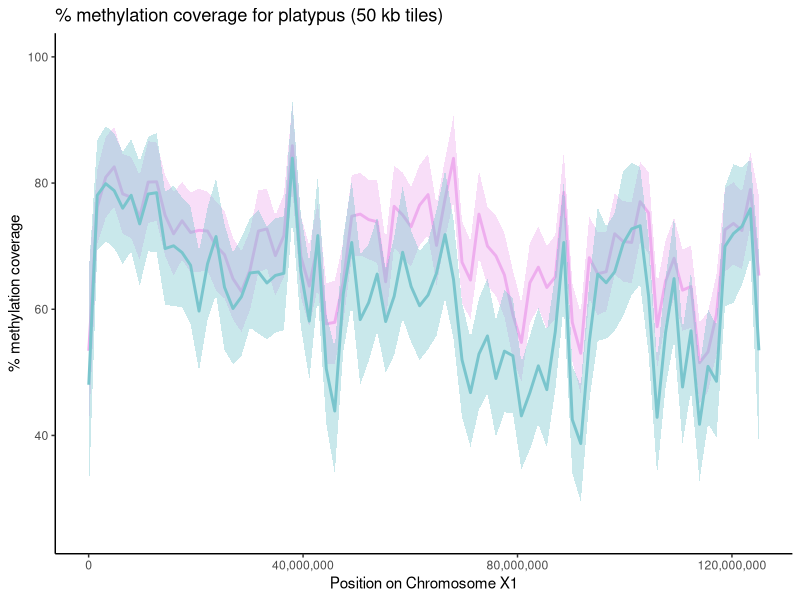

This figure's R source: (Note: this script raises an error after producing the figure.)
##Set working directory
setwd("/Users/ashleymilton/Desktop/ChIP data local/Platypus_methylation")

#New male and female files

Platypus_RRBS_M <- read.delim("PlatypusRRBS_MaleTiles_50kb.txt", header = TRUE)
Platypus_RRBS_F <- read.delim("PlatypusRRBS_FemaleTiles_50kb.txt", header = TRUE)

Platypus_RRBS_M$percent_coverage <- ((Platypus_RRBS_M$numCs)/(Platypus_RRBS_M$coverage))*100
Platypus_RRBS_F$percent_coverage <- ((Platypus_RRBS_F$numCs)/(Platypus_RRBS_F$coverage))*100

Platypus_RRBS_M_small <- subset(Platypus_RRBS_M, select=-c(4, 5, 6, 7))
#Platypus_RRBS_M_small <- Platypus_RRBS_M_small[!(Platypus_RRBS_M_small$chr=="NC_000891.1"),]
Platypus_RRBS_F_small <- subset(Platypus_RRBS_F, select=-c(4, 5, 6, 7))

Platypus_RRBS_M_small$midpoint <- Platypus_RRBS_M_small$end - ((Platypus_RRBS_M_small$end - Platypus_RRBS_M_small$start)/2)
Platypus_RRBS_F_small$midpoint <- Platypus_RRBS_F_small$end - ((Platypus_RRBS_F_small$end - Platypus_RRBS_F_small$start)/2)


Platypus_RRBS_M_1 <- Platypus_RRBS_M_small[(Platypus_RRBS_M_small$chr=="NC_041728.1"),]
Platypus_RRBS_M_2 <- Platypus_RRBS_M_small[(Platypus_RRBS_M_small$chr=="NC_041729.1"),]
Platypus_RRBS_M_3 <- Platypus_RRBS_M_small[(Platypus_RRBS_M_small$chr=="NC_041730.1"),]
Platypus_RRBS_M_4 <- Platypus_RRBS_M_small[(Platypus_RRBS_M_small$chr=="NC_041731.1"),]
Platypus_RRBS_M_5 <- Platypus_RRBS_M_small[(Platypus_RRBS_M_small$chr=="NC_041732.1"),]
Platypus_RRBS_M_6 <- Platypus_RRBS_M_small[(Platypus_RRBS_M_small$chr=="NC_041733.1"),]
Platypus_RRBS_M_7 <- Platypus_RRBS_M_small[(Platypus_RRBS_M_small$chr=="NC_041734.1"),]
Platypus_RRBS_M_8 <- Platypus_RRBS_M_small[(Platypus_RRBS_M_small$chr=="NC_041735.1"),]
Platypus_RRBS_M_9 <- Platypus_RRBS_M_small[(Platypus_RRBS_M_small$chr=="NC_041736.1"),]
Platypus_RRBS_M_10 <- Platypus_RRBS_M_small[(Platypus_RRBS_M_small$chr=="NC_041737.1"),]
Platypus_RRBS_M_11 <- Platypus_RRBS_M_small[(Platypus_RRBS_M_small$chr=="NC_041738.1"),]
Platypus_RRBS_M_12 <- Platypus_RRBS_M_small[(Platypus_RRBS_M_small$chr=="NC_041739.1"),]
Platypus_RRBS_M_13 <- Platypus_RRBS_M_small[(Platypus_RRBS_M_small$chr=="NC_041740.1"),]
Platypus_RRBS_M_14 <- Platypus_RRBS_M_small[(Platypus_RRBS_M_small$chr=="NC_041741.1"),]
Platypus_RRBS_M_15 <- Platypus_RRBS_M_small[(Platypus_RRBS_M_small$chr=="NC_041742.1"),]
Platypus_RRBS_M_16 <- Platypus_RRBS_M_small[(Platypus_RRBS_M_small$chr=="NC_041743.1"),]
Platypus_RRBS_M_17 <- Platypus_RRBS_M_small[(Platypus_RRBS_M_small$chr=="NC_041744.1"),]
Platypus_RRBS_M_18 <- Platypus_RRBS_M_small[(Platypus_RRBS_M_small$chr=="NC_041745.1"),]
Platypus_RRBS_M_19 <- Platypus_RRBS_M_small[(Platypus_RRBS_M_small$chr=="NC_041746.1"),]
Platypus_RRBS_M_20 <- Platypus_RRBS_M_small[(Platypus_RRBS_M_small$chr=="NC_041747.1"),]
Platypus_RRBS_M_21 <- Platypus_RRBS_M_small[(Platypus_RRBS_M_small$chr=="NC_041748.1"),]
Platypus_RRBS_M_X1 <- Platypus_RRBS_M_small[(Platypus_RRBS_M_small$chr=="NC_041749.1"),]
Platypus_RRBS_M_X2 <- Platypus_RRBS_M_small[(Platypus_RRBS_M_small$chr=="NC_041750.1"),]
Platypus_RRBS_M_X3 <- Platypus_RRBS_M_small[(Platypus_RRBS_M_small$chr=="NC_041751.1"),]
Platypus_RRBS_M_X4 <- Platypus_RRBS_M_small[(Platypus_RRBS_M_small$chr=="NC_041752.1"),]
Platypus_RRBS_M_X5 <- Platypus_RRBS_M_small[(Platypus_RRBS_M_small$chr=="NC_041753.1"),]


Platypus_RRBS_F_1 <- Platypus_RRBS_F_small[(Platypus_RRBS_F_small$chr=="NC_041728.1"),]
Platypus_RRBS_F_2 <- Platypus_RRBS_F_small[(Platypus_RRBS_F_small$chr=="NC_041729.1"),]
Platypus_RRBS_F_3 <- Platypus_RRBS_F_small[(Platypus_RRBS_F_small$chr=="NC_041730.1"),]
Platypus_RRBS_F_4 <- Platypus_RRBS_F_small[(Platypus_RRBS_F_small$chr=="NC_041731.1"),]
Platypus_RRBS_F_5 <- Platypus_RRBS_F_small[(Platypus_RRBS_F_small$chr=="NC_041732.1"),]
Platypus_RRBS_F_6 <- Platypus_RRBS_F_small[(Platypus_RRBS_F_small$chr=="NC_041733.1"),]
Platypus_RRBS_F_7 <- Platypus_RRBS_F_small[(Platypus_RRBS_F_small$chr=="NC_041734.1"),]
Platypus_RRBS_F_8 <- Platypus_RRBS_F_small[(Platypus_RRBS_F_small$chr=="NC_041735.1"),]
Platypus_RRBS_F_9 <- Platypus_RRBS_F_small[(Platypus_RRBS_F_small$chr=="NC_041736.1"),]
Platypus_RRBS_F_10 <- Platypus_RRBS_F_small[(Platypus_RRBS_F_small$chr=="NC_041737.1"),]
Platypus_RRBS_F_11 <- Platypus_RRBS_F_small[(Platypus_RRBS_F_small$chr=="NC_041738.1"),]
Platypus_RRBS_F_12 <- Platypus_RRBS_F_small[(Platypus_RRBS_F_small$chr=="NC_041739.1"),]
Platypus_RRBS_F_13 <- Platypus_RRBS_F_small[(Platypus_RRBS_F_small$chr=="NC_041740.1"),]
Platypus_RRBS_F_14 <- Platypus_RRBS_F_small[(Platypus_RRBS_F_small$chr=="NC_041741.1"),]
Platypus_RRBS_F_15 <- Platypus_RRBS_F_small[(Platypus_RRBS_F_small$chr=="NC_041742.1"),]
Platypus_RRBS_F_16 <- Platypus_RRBS_F_small[(Platypus_RRBS_F_small$chr=="NC_041743.1"),]
Platypus_RRBS_F_17 <- Platypus_RRBS_F_small[(Platypus_RRBS_F_small$chr=="NC_041744.1"),]
Platypus_RRBS_F_18 <- Platypus_RRBS_F_small[(Platypus_RRBS_F_small$chr=="NC_041745.1"),]
Platypus_RRBS_F_19 <- Platypus_RRBS_F_small[(Platypus_RRBS_F_small$chr=="NC_041746.1"),]
Platypus_RRBS_F_20 <- Platypus_RRBS_F_small[(Platypus_RRBS_F_small$chr=="NC_041747.1"),]
Platypus_RRBS_F_21 <- Platypus_RRBS_F_small[(Platypus_RRBS_F_small$chr=="NC_041748.1"),]
Platypus_RRBS_F_X1 <- Platypus_RRBS_F_small[(Platypus_RRBS_F_small$chr=="NC_041749.1"),]
Platypus_RRBS_F_X2 <- Platypus_RRBS_F_small[(Platypus_RRBS_F_small$chr=="NC_041750.1"),]
Platypus_RRBS_F_X3 <- Platypus_RRBS_F_small[(Platypus_RRBS_F_small$chr=="NC_041751.1"),]
Platypus_RRBS_F_X4 <- Platypus_RRBS_F_small[(Platypus_RRBS_F_small$chr=="NC_041752.1"),]
Platypus_RRBS_F_X5 <- Platypus_RRBS_F_small[(Platypus_RRBS_F_small$chr=="NC_041753.1"),]


#Platypus_RRBS_M_small <- Platypus_RRBS_M_small[Platypus_RRBS_M_small$percent_coverage!=100 & Platypus_RRBS_M_small$percent_coverage!=0,]



library(ggplot2)
library(scales)


#Saving male/female together X1
pdf(file="/Users/ashleymilton/Library/CloudStorage/OneDrive-SharedLibraries-UNSW/Paul Waters - DC_Paper/Science/Paper_Figures/RRBS/Figures/Ash_methylation_030622/OAN_meth_GC_MF_X1.pdf", width=15, height=5)
ggplot()+
  geom_smooth(method = "loess", span = 0.05, aes(x=Platypus_RRBS_F_X1$midpoint, y=Platypus_RRBS_F_X1$percent_coverage, colour="plum2", fill="plum2"))+
  geom_smooth(method = "loess", span = 0.05, aes(x=Platypus_RRBS_M_X1$midpoint, y=Platypus_RRBS_M_X1$percent_coverage, colour="cadetblue3", fill="cadetblue3"))+
  theme_classic()+
  scale_x_continuous(labels = comma)+
  coord_cartesian(ylim=c(25,100))+
  labs(x = "Position on Chromosome X1", y = "% methylation coverage")+
  ggtitle("% methylation coverage for platypus (50 kb tiles)")+
  scale_color_identity(name="Lines", labels=c("Male % methylation coverage LOBF", "Female % methylation coverage LOBF"))+
  scale_fill_identity(name="Fill", labels=c("Male % methylation coverage 95% CI", "Female % methylation coverage 95% CI"))
dev.off()
#





#Saving male/female together X2
pdf(file="/Users/ashleymilton/Library/CloudStorage/OneDrive-SharedLibraries-UNSW/Paul Waters - DC_Paper/Science/Paper_Figures/RRBS/Figures/Ash_methylation_030622/OAN_meth_GC_MF_X2.pdf", width=15, height=5)
ggplot()+
  geom_line(aes(x=GC_content_X2$midpoint, y=GC_content_X2$gc*100, colour="darkorange1"))+
  geom_smooth(method = "loess", span = 0.03, size=0.5, aes(x=GC_content_X2$midpoint, y=GC_content_X2$gc*100, colour="gray30"))+
  geom_smooth(method = "loess", span = 0.05, aes(x=Platypus_RRBS_F_X2$midpoint, y=Platypus_RRBS_F_X2$percent_coverage, colour="plum2", fill="plum2"))+
  geom_smooth(method = "loess", span = 0.05, aes(x=Platypus_RRBS_M_X2$midpoint, y=Platypus_RRBS_M_X2$percent_coverage, colour="cadetblue3", fill="cadetblue3"))+
  theme_classic()+
  scale_x_continuous(labels = comma)+
  coord_cartesian(ylim=c(0,100))+
  labs(x = "Position on Chromosome X2", y = "% methylation coverage")+
  ggtitle("% methylation coverage and GC content for platypus (50 kb tiles)")+
  scale_color_identity(name="Lines", labels=c("Male % methylation coverage LOBF", "GC content", "GC content LOBF", "Female % methylation coverage LOBF"))+
  scale_fill_identity(name="Fill", labels=c("Male % methylation coverage 95% CI", "Female % methylation coverage 95% CI"))
dev.off()
#




#Saving male/female together X3
pdf(file="/Users/ashleymilton/Library/CloudStorage/OneDrive-SharedLibraries-UNSW/Paul Waters - DC_Paper/Science/Paper_Figures/RRBS/Figures/Ash_methylation_030622/OAN_meth_GC_MF_X3.pdf", width=15, height=5)
ggplot()+
  geom_line(aes(x=GC_content_X3$midpoint, y=GC_content_X3$gc*100, colour="darkorange1"))+
  geom_smooth(method = "loess", span = 0.03, size=0.5, aes(x=GC_content_X3$midpoint, y=GC_content_X3$gc*100, colour="gray30"))+
  geom_smooth(method = "loess", span = 0.05, aes(x=Platypus_RRBS_F_X3$midpoint, y=Platypus_RRBS_F_X3$percent_coverage, colour="plum2", fill="plum2"))+
  geom_smooth(method = "loess", span = 0.05, aes(x=Platypus_RRBS_M_X3$midpoint, y=Platypus_RRBS_M_X3$percent_coverage, colour="cadetblue3", fill="cadetblue3"))+
  theme_classic()+
  scale_x_continuous(labels = comma)+
  coord_cartesian(ylim=c(20,100))+
  labs(x = "Position on Chromosome X3", y = "% methylation coverage")+
  ggtitle("% methylation coverage and GC content for platypus (50 kb tiles)")+
  scale_color_identity(name="Lines", labels=c("Male % methylation coverage LOBF", "GC content", "GC content LOBF", "Female % methylation coverage LOBF"))+
  scale_fill_identity(name="Fill", labels=c("Male % methylation coverage 95% CI", "Female % methylation coverage 95% CI"))
dev.off()
#



#Saving male/female together X4
pdf(file="/Users/ashleymilton/Library/CloudStorage/OneDrive-SharedLibraries-UNSW/Paul Waters - DC_Paper/Science/Paper_Figures/RRBS/Figures/Ash_methylation_030622/OAN_meth_GC_MF_X4.pdf", width=15, height=5)
ggplot()+
  geom_line(aes(x=GC_content_X4$midpoint, y=GC_content_X4$gc*100, colour="darkorange1"))+
  geom_smooth(method = "loess", span = 0.03, size=0.5, aes(x=GC_content_X4$midpoint, y=GC_content_X4$gc*100, colour="gray30"))+
  geom_smooth(method = "loess", span = 0.05, aes(x=Platypus_RRBS_F_X4$midpoint, y=Platypus_RRBS_F_X4$percent_coverage, colour="plum2", fill="plum2"))+
  geom_smooth(method = "loess", span = 0.05, aes(x=Platypus_RRBS_M_X4$midpoint, y=Platypus_RRBS_M_X4$percent_coverage, colour="cadetblue3", fill="cadetblue3"))+
  theme_classic()+
  scale_x_continuous(labels = comma)+
  coord_cartesian(ylim=c(0,100))+
  labs(x = "Position on Chromosome X4", y = "% methylation coverage")+
  ggtitle("% methylation coverage and GC content for platypus (50 kb tiles)")+
  scale_color_identity(name="Lines", labels=c("Male % methylation coverage LOBF", "GC content", "GC content LOBF", "Female % methylation coverage LOBF"))+
  scale_fill_identity(name="Fill", labels=c("Male % methylation coverage 95% CI", "Female % methylation coverage 95% CI"))
dev.off()
#



#Saving male/female together X5
pdf(file="/Users/ashleymilton/Library/CloudStorage/OneDrive-SharedLibraries-UNSW/Paul Waters - DC_Paper/Science/Paper_Figures/RRBS/Figures/Ash_methylation_030622/OAN_meth_GC_MF_X5.pdf", width=15, height=5)
ggplot()+
  geom_line(aes(x=GC_content_X5$midpoint, y=GC_content_X5$gc*100, colour="darkorange1"))+
  geom_smooth(method = "loess", span = 0.03, size=0.5, aes(x=GC_content_X5$midpoint, y=GC_content_X5$gc*100, colour="gray30"))+
  geom_smooth(method = "loess", span = 0.05, aes(x=Platypus_RRBS_F_X5$midpoint, y=Platypus_RRBS_F_X5$percent_coverage, colour="plum2", fill="plum2"))+
  geom_smooth(method = "loess", span = 0.05, aes(x=Platypus_RRBS_M_X5$midpoint, y=Platypus_RRBS_M_X5$percent_coverage, colour="cadetblue3", fill="cadetblue3"))+
  theme_classic()+
  scale_x_continuous(labels = comma)+
  coord_cartesian(ylim=c(10,100))+
  labs(x = "Position on Chromosome X5", y = "% methylation coverage")+
  ggtitle("% methylation coverage and GC content for platypus (50 kb tiles)")+
  scale_color_identity(name="Lines", labels=c("Male % methylation coverage LOBF", "GC content", "GC content LOBF", "Female % methylation coverage LOBF"))+
  scale_fill_identity(name="Fill", labels=c("Male % methylation coverage 95% CI", "Female % methylation coverage 95% CI"))
dev.off()
#


#Saving male/female together 1
pdf(file="/Users/ashleymilton/Library/CloudStorage/OneDrive-SharedLibraries-UNSW/Paul Waters - DC_Paper/Science/Paper_Figures/RRBS/Figures/Ash_methylation_030622/OAN_meth_GC_MF_1.pdf", width=15, height=5)
ggplot()+
  geom_line(aes(x=GC_content_1$midpoint, y=GC_content_1$gc*100, colour="darkorange1"))+
  geom_smooth(method = "loess", span = 0.03, size=0.5, aes(x=GC_content_1$midpoint, y=GC_content_1$gc*100, colour="gray30"))+
  geom_smooth(method = "loess", span = 0.05, aes(x=Platypus_RRBS_F_1$midpoint, y=Platypus_RRBS_F_1$percent_coverage, colour="plum2", fill="plum2"))+
  geom_smooth(method = "loess", span = 0.05, aes(x=Platypus_RRBS_M_1$midpoint, y=Platypus_RRBS_M_1$percent_coverage, colour="cadetblue3", fill="cadetblue3"))+
  theme_classic()+
  scale_x_continuous(labels = comma)+
  coord_cartesian(ylim=c(25,100))+
  labs(x = "Position on Chromosome 1", y = "% methylation coverage")+
  ggtitle("% methylation coverage and GC content for platypus (50 kb tiles)")+
  scale_color_identity(name="Lines", labels=c("Male % methylation coverage LOBF", "GC content", "GC content LOBF", "Female % methylation coverage LOBF"))+
  scale_fill_identity(name="Fill", labels=c("Male % methylation coverage 95% CI", "Female % methylation coverage 95% CI"))
dev.off()
#



#Saving male/female together 2
pdf(file="/Users/ashleymilton/Library/CloudStorage/OneDrive-SharedLibraries-UNSW/Paul Waters - DC_Paper/Science/Paper_Figures/RRBS/Figures/Ash_methylation_030622/OAN_meth_GC_MF_2.pdf", width=15, height=5)
ggplot()+
  geom_line(aes(x=GC_content_2$midpoint, y=GC_content_2$gc*100, colour="darkorange1"))+
  geom_smooth(method = "loess", span = 0.03, size=0.5, aes(x=GC_content_2$midpoint, y=GC_content_2$gc*100, colour="gray30"))+
  geom_smooth(method = "loess", span = 0.05, aes(x=Platypus_RRBS_F_2$midpoint, y=Platypus_RRBS_F_2$percent_coverage, colour="plum2", fill="plum2"))+
  geom_smooth(method = "loess", span = 0.05, aes(x=Platypus_RRBS_M_2$midpoint, y=Platypus_RRBS_M_2$percent_coverage, colour="cadetblue3", fill="cadetblue3"))+
  theme_classic()+
  scale_x_continuous(labels = comma)+
  coord_cartesian(ylim=c(25,100))+
  labs(x = "Position on Chromosome 2", y = "% methylation coverage")+
  ggtitle("% methylation coverage and GC content for platypus (50 kb tiles)")+
  scale_color_identity(name="Lines", labels=c("Male % methylation coverage LOBF", "GC content", "GC content LOBF", "Female % methylation coverage LOBF"))+
  scale_fill_identity(name="Fill", labels=c("Male % methylation coverage 95% CI", "Female % methylation coverage 95% CI"))
dev.off()
#

#Saving male/female together 3
pdf(file="/Users/ashleymilton/Library/CloudStorage/OneDrive-SharedLibraries-UNSW/Paul Waters - DC_Paper/Science/Paper_Figures/RRBS/Figures/Ash_methylation_030622/OAN_meth_GC_MF_3.pdf", width=15, height=5)
ggplot()+
  geom_line(aes(x=GC_content_3$midpoint, y=GC_content_3$gc*100, colour="darkorange1"))+
  geom_smooth(method = "loess", span = 0.03, size=0.5, aes(x=GC_content_3$midpoint, y=GC_content_3$gc*100, colour="gray30"))+
  geom_smooth(method = "loess", span = 0.05, aes(x=Platypus_RRBS_F_3$midpoint, y=Platypus_RRBS_F_3$percent_coverage, colour="plum2", fill="plum2"))+
  geom_smooth(method = "loess", span = 0.05, aes(x=Platypus_RRBS_M_3$midpoint, y=Platypus_RRBS_M_3$percent_coverage, colour="cadetblue3", fill="cadetblue3"))+
  theme_classic()+
  scale_x_continuous(labels = comma)+
  coord_cartesian(ylim=c(25,100))+
  labs(x = "Position on Chromosome 3", y = "% methylation coverage")+
  ggtitle("% methylation coverage and GC content for platypus (50 kb tiles)")+
  scale_color_identity(name="Lines", labels=c("Male % methylation coverage LOBF", "GC content", "GC content LOBF", "Female % methylation coverage LOBF"))+
  scale_fill_identity(name="Fill", labels=c("Male % methylation coverage 95% CI", "Female % methylation coverage 95% CI"))
dev.off()
#

#Saving male/female together 4
pdf(file="/Users/ashleymilton/Library/CloudStorage/OneDrive-SharedLibraries-UNSW/Paul Waters - DC_Paper/Science/Paper_Figures/RRBS/Figures/Ash_methylation_030622/OAN_meth_GC_MF_4.pdf", width=15, height=5)
ggplot()+
  geom_line(aes(x=GC_content_4$midpoint, y=GC_content_4$gc*100, colour="darkorange1"))+
  geom_smooth(method = "loess", span = 0.03, size=0.5, aes(x=GC_content_4$midpoint, y=GC_content_4$gc*100, colour="gray30"))+
  geom_smooth(method = "loess", span = 0.05, aes(x=Platypus_RRBS_F_4$midpoint, y=Platypus_RRBS_F_4$percent_coverage, colour="plum2", fill="plum2"))+
  geom_smooth(method = "loess", span = 0.05, aes(x=Platypus_RRBS_M_4$midpoint, y=Platypus_RRBS_M_4$percent_coverage, colour="cadetblue3", fill="cadetblue3"))+
  theme_classic()+
  scale_x_continuous(labels = comma)+
  coord_cartesian(ylim=c(25,100))+
  labs(x = "Position on Chromosome 4", y = "% methylation coverage")+
  ggtitle("% methylation coverage and GC content for platypus (50 kb tiles)")+
  scale_color_identity(name="Lines", labels=c("Male % methylation coverage LOBF", "GC content", "GC content LOBF", "Female % methylation coverage LOBF"))+
  scale_fill_identity(name="Fill", labels=c("Male % methylation coverage 95% CI", "Female % methylation coverage 95% CI"))
dev.off()
#

#Saving male/female together 5
pdf(file="/Users/ashleymilton/Library/CloudStorage/OneDrive-SharedLibraries-UNSW/Paul Waters - DC_Paper/Science/Paper_Figures/RRBS/Figures/Ash_methylation_030622/OAN_meth_GC_MF_5.pdf", width=15, height=5)
ggplot()+
  geom_line(aes(x=GC_content_5$midpoint, y=GC_content_5$gc*100, colour="darkorange1"))+
  geom_smooth(method = "loess", span = 0.03, size=0.5, aes(x=GC_content_5$midpoint, y=GC_content_5$gc*100, colour="gray30"))+
  geom_smooth(method = "loess", span = 0.05, aes(x=Platypus_RRBS_F_5$midpoint, y=Platypus_RRBS_F_5$percent_coverage, colour="plum2", fill="plum2"))+
  geom_smooth(method = "loess", span = 0.05, aes(x=Platypus_RRBS_M_5$midpoint, y=Platypus_RRBS_M_5$percent_coverage, colour="cadetblue3", fill="cadetblue3"))+
  theme_classic()+
  scale_x_continuous(labels = comma)+
  coord_cartesian(ylim=c(25,100))+
  labs(x = "Position on Chromosome 5", y = "% methylation coverage")+
  ggtitle("% methylation coverage and GC content for platypus (50 kb tiles)")+
  scale_color_identity(name="Lines", labels=c("Male % methylation coverage LOBF", "GC content", "GC content LOBF", "Female % methylation coverage LOBF"))+
  scale_fill_identity(name="Fill", labels=c("Male % methylation coverage 95% CI", "Female % methylation coverage 95% CI"))
dev.off()
#



#Saving male/female together 6
pdf(file="/Users/ashleymilton/Library/CloudStorage/OneDrive-SharedLibraries-UNSW/Paul Waters - DC_Paper/Science/Paper_Figures/RRBS/Figures/Ash_methylation_030622/OAN_meth_GC_MF_6.pdf", width=15, height=5)
ggplot()+
  geom_line(aes(x=GC_content_6$midpoint, y=GC_content_6$gc*100, colour="darkorange1"))+
  geom_smooth(method = "loess", span = 0.03, size=0.5, aes(x=GC_content_6$midpoint, y=GC_content_6$gc*100, colour="gray30"))+
  geom_smooth(method = "loess", span = 0.05, aes(x=Platypus_RRBS_F_6$midpoint, y=Platypus_RRBS_F_6$percent_coverage, colour="plum2", fill="plum2"))+
  geom_smooth(method = "loess", span = 0.05, aes(x=Platypus_RRBS_M_6$midpoint, y=Platypus_RRBS_M_6$percent_coverage, colour="cadetblue3", fill="cadetblue3"))+
  theme_classic()+
  scale_x_continuous(labels = comma)+
  coord_cartesian(ylim=c(25,100))+
  labs(x = "Position on Chromosome 6", y = "% methylation coverage")+
  ggtitle("% methylation coverage and GC content for platypus (50 kb tiles)")+
  scale_color_identity(name="Lines", labels=c("Male % methylation coverage LOBF", "GC content", "GC content LOBF", "Female % methylation coverage LOBF"))+
  scale_fill_identity(name="Fill", labels=c("Male % methylation coverage 95% CI", "Female % methylation coverage 95% CI"))
dev.off()
#

#Saving male/female together 7
pdf(file="/Users/ashleymilton/Library/CloudStorage/OneDrive-SharedLibraries-UNSW/Paul Waters - DC_Paper/Science/Paper_Figures/RRBS/Figures/Ash_methylation_030622/OAN_meth_GC_MF_7.pdf", width=15, height=5)
ggplot()+
  geom_line(aes(x=GC_content_7$midpoint, y=GC_content_7$gc*100, colour="darkorange1"))+
  geom_smooth(method = "loess", span = 0.03, size=0.5, aes(x=GC_content_7$midpoint, y=GC_content_7$gc*100, colour="gray30"))+
  geom_smooth(method = "loess", span = 0.05, aes(x=Platypus_RRBS_F_7$midpoint, y=Platypus_RRBS_F_7$percent_coverage, colour="plum2", fill="plum2"))+
  geom_smooth(method = "loess", span = 0.05, aes(x=Platypus_RRBS_M_7$midpoint, y=Platypus_RRBS_M_7$percent_coverage, colour="cadetblue3", fill="cadetblue3"))+
  theme_classic()+
  scale_x_continuous(labels = comma)+
  coord_cartesian(ylim=c(25,100))+
  labs(x = "Position on Chromosome 7", y = "% methylation coverage")+
  ggtitle("% methylation coverage and GC content for platypus (50 kb tiles)")+
  scale_color_identity(name="Lines", labels=c("Male % methylation coverage LOBF", "GC content", "GC content LOBF", "Female % methylation coverage LOBF"))+
  scale_fill_identity(name="Fill", labels=c("Male % methylation coverage 95% CI", "Female % methylation coverage 95% CI"))
dev.off()
#

#Saving male/female together 8
pdf(file="/Users/ashleymilton/Library/CloudStorage/OneDrive-SharedLibraries-UNSW/Paul Waters - DC_Paper/Science/Paper_Figures/RRBS/Figures/Ash_methylation_030622/OAN_meth_GC_MF_8.pdf", width=15, height=5)
ggplot()+
  geom_line(aes(x=GC_content_8$midpoint, y=GC_content_8$gc*100, colour="darkorange1"))+
  geom_smooth(method = "loess", span = 0.03, size=0.5, aes(x=GC_content_8$midpoint, y=GC_content_8$gc*100, colour="gray30"))+
  geom_smooth(method = "loess", span = 0.05, aes(x=Platypus_RRBS_F_8$midpoint, y=Platypus_RRBS_F_8$percent_coverage, colour="plum2", fill="plum2"))+
  geom_smooth(method = "loess", span = 0.05, aes(x=Platypus_RRBS_M_8$midpoint, y=Platypus_RRBS_M_8$percent_coverage, colour="cadetblue3", fill="cadetblue3"))+
  theme_classic()+
  scale_x_continuous(labels = comma)+
  coord_cartesian(ylim=c(25,100))+
  labs(x = "Position on Chromosome 8", y = "% methylation coverage")+
  ggtitle("% methylation coverage and GC content for platypus (50 kb tiles)")+
  scale_color_identity(name="Lines", labels=c("Male % methylation coverage LOBF", "GC content", "GC content LOBF", "Female % methylation coverage LOBF"))+
  scale_fill_identity(name="Fill", labels=c("Male % methylation coverage 95% CI", "Female % methylation coverage 95% CI"))
dev.off()
#

#Saving male/female together 9
pdf(file="/Users/ashleymilton/Library/CloudStorage/OneDrive-SharedLibraries-UNSW/Paul Waters - DC_Paper/Science/Paper_Figures/RRBS/Figures/Ash_methylation_030622/OAN_meth_GC_MF_9.pdf", width=15, height=5)
ggplot()+
  geom_line(aes(x=GC_content_9$midpoint, y=GC_content_9$gc*100, colour="darkorange1"))+
  geom_smooth(method = "loess", span = 0.03, size=0.5, aes(x=GC_content_9$midpoint, y=GC_content_9$gc*100, colour="gray30"))+
  geom_smooth(method = "loess", span = 0.05, aes(x=Platypus_RRBS_F_9$midpoint, y=Platypus_RRBS_F_9$percent_coverage, colour="plum2", fill="plum2"))+
  geom_smooth(method = "loess", span = 0.05, aes(x=Platypus_RRBS_M_9$midpoint, y=Platypus_RRBS_M_9$percent_coverage, colour="cadetblue3", fill="cadetblue3"))+
  theme_classic()+
  scale_x_continuous(labels = comma)+
  coord_cartesian(ylim=c(25,100))+
  labs(x = "Position on Chromosome 9", y = "% methylation coverage")+
  ggtitle("% methylation coverage and GC content for platypus (50 kb tiles)")+
  scale_color_identity(name="Lines", labels=c("Male % methylation coverage LOBF", "GC content", "GC content LOBF", "Female % methylation coverage LOBF"))+
  scale_fill_identity(name="Fill", labels=c("Male % methylation coverage 95% CI", "Female % methylation coverage 95% CI"))
dev.off()
#

#Saving male/female together 10
pdf(file="/Users/ashleymilton/Library/CloudStorage/OneDrive-SharedLibraries-UNSW/Paul Waters - DC_Paper/Science/Paper_Figures/RRBS/Figures/Ash_methylation_030622/OAN_meth_GC_MF_10.pdf", width=15, height=5)
ggplot()+
  geom_line(aes(x=GC_content_10$midpoint, y=GC_content_10$gc*100, colour="darkorange1"))+
  geom_smooth(method = "loess", span = 0.03, size=0.5, aes(x=GC_content_10$midpoint, y=GC_content_10$gc*100, colour="gray30"))+
  geom_smooth(method = "loess", span = 0.05, aes(x=Platypus_RRBS_F_10$midpoint, y=Platypus_RRBS_F_10$percent_coverage, colour="plum2", fill="plum2"))+
  geom_smooth(method = "loess", span = 0.05, aes(x=Platypus_RRBS_M_10$midpoint, y=Platypus_RRBS_M_10$percent_coverage, colour="cadetblue3", fill="cadetblue3"))+
  theme_classic()+
  scale_x_continuous(labels = comma)+
  coord_cartesian(ylim=c(25,100))+
  labs(x = "Position on Chromosome 10", y = "% methylation coverage")+
  ggtitle("% methylation coverage and GC content for platypus (50 kb tiles)")+
  scale_color_identity(name="Lines", labels=c("Male % methylation coverage LOBF", "GC content", "GC content LOBF", "Female % methylation coverage LOBF"))+
  scale_fill_identity(name="Fill", labels=c("Male % methylation coverage 95% CI", "Female % methylation coverage 95% CI"))
dev.off()
#


#Saving male/female together 11
pdf(file="/Users/ashleymilton/Library/CloudStorage/OneDrive-SharedLibraries-UNSW/Paul Waters - DC_Paper/Science/Paper_Figures/RRBS/Figures/Ash_methylation_030622/OAN_meth_GC_MF_11.pdf", width=15, height=5)
ggplot()+
  geom_line(aes(x=GC_content_11$midpoint, y=GC_content_11$gc*100, colour="darkorange1"))+
  geom_smooth(method = "loess", span = 0.03, size=0.5, aes(x=GC_content_11$midpoint, y=GC_content_11$gc*100, colour="gray30"))+
  geom_smooth(method = "loess", span = 0.05, aes(x=Platypus_RRBS_F_11$midpoint, y=Platypus_RRBS_F_11$percent_coverage, colour="plum2", fill="plum2"))+
  geom_smooth(method = "loess", span = 0.05, aes(x=Platypus_RRBS_M_11$midpoint, y=Platypus_RRBS_M_11$percent_coverage, colour="cadetblue3", fill="cadetblue3"))+
  theme_classic()+
  scale_x_continuous(labels = comma)+
  coord_cartesian(ylim=c(25,100))+
  labs(x = "Position on Chromosome 11", y = "% methylation coverage")+
  ggtitle("% methylation coverage and GC content for platypus (50 kb tiles)")+
  scale_color_identity(name="Lines", labels=c("Male % methylation coverage LOBF", "GC content", "GC content LOBF", "Female % methylation coverage LOBF"))+
  scale_fill_identity(name="Fill", labels=c("Male % methylation coverage 95% CI", "Female % methylation coverage 95% CI"))
dev.off()
#

#Saving male/female together 12
pdf(file="/Users/ashleymilton/Library/CloudStorage/OneDrive-SharedLibraries-UNSW/Paul Waters - DC_Paper/Science/Paper_Figures/RRBS/Figures/Ash_methylation_030622/OAN_meth_GC_MF_12.pdf", width=15, height=5)
ggplot()+
  geom_line(aes(x=GC_content_12$midpoint, y=GC_content_12$gc*100, colour="darkorange1"))+
  geom_smooth(method = "loess", span = 0.03, size=0.5, aes(x=GC_content_12$midpoint, y=GC_content_12$gc*100, colour="gray30"))+
  geom_smooth(method = "loess", span = 0.05, aes(x=Platypus_RRBS_F_12$midpoint, y=Platypus_RRBS_F_12$percent_coverage, colour="plum2", fill="plum2"))+
  geom_smooth(method = "loess", span = 0.05, aes(x=Platypus_RRBS_M_12$midpoint, y=Platypus_RRBS_M_12$percent_coverage, colour="cadetblue3", fill="cadetblue3"))+
  theme_classic()+
  scale_x_continuous(labels = comma)+
  coord_cartesian(ylim=c(25,100))+
  labs(x = "Position on Chromosome 12", y = "% methylation coverage")+
  ggtitle("% methylation coverage and GC content for platypus (50 kb tiles)")+
  scale_color_identity(name="Lines", labels=c("Male % methylation coverage LOBF", "GC content", "GC content LOBF", "Female % methylation coverage LOBF"))+
  scale_fill_identity(name="Fill", labels=c("Male % methylation coverage 95% CI", "Female % methylation coverage 95% CI"))
dev.off()
#

#Saving male/female together 13
pdf(file="/Users/ashleymilton/Library/CloudStorage/OneDrive-SharedLibraries-UNSW/Paul Waters - DC_Paper/Science/Paper_Figures/RRBS/Figures/Ash_methylation_030622/OAN_meth_GC_MF_13.pdf", width=15, height=5)
ggplot()+
  geom_line(aes(x=GC_content_13$midpoint, y=GC_content_13$gc*100, colour="darkorange1"))+
  geom_smooth(method = "loess", span = 0.03, size=0.5, aes(x=GC_content_13$midpoint, y=GC_content_13$gc*100, colour="gray30"))+
  geom_smooth(method = "loess", span = 0.05, aes(x=Platypus_RRBS_F_13$midpoint, y=Platypus_RRBS_F_13$percent_coverage, colour="plum2", fill="plum2"))+
  geom_smooth(method = "loess", span = 0.05, aes(x=Platypus_RRBS_M_13$midpoint, y=Platypus_RRBS_M_13$percent_coverage, colour="cadetblue3", fill="cadetblue3"))+
  theme_classic()+
  scale_x_continuous(labels = comma)+
  coord_cartesian(ylim=c(25,100))+
  labs(x = "Position on Chromosome 13", y = "% methylation coverage")+
  ggtitle("% methylation coverage and GC content for platypus (50 kb tiles)")+
  scale_color_identity(name="Lines", labels=c("Male % methylation coverage LOBF", "GC content", "GC content LOBF", "Female % methylation coverage LOBF"))+
  scale_fill_identity(name="Fill", labels=c("Male % methylation coverage 95% CI", "Female % methylation coverage 95% CI"))
dev.off()
#

#Saving male/female together 14
pdf(file="/Users/ashleymilton/Library/CloudStorage/OneDrive-SharedLibraries-UNSW/Paul Waters - DC_Paper/Science/Paper_Figures/RRBS/Figures/Ash_methylation_030622/OAN_meth_GC_MF_14.pdf", width=15, height=5)
ggplot()+
  geom_line(aes(x=GC_content_14$midpoint, y=GC_content_14$gc*100, colour="darkorange1"))+
  geom_smooth(method = "loess", span = 0.03, size=0.5, aes(x=GC_content_14$midpoint, y=GC_content_14$gc*100, colour="gray30"))+
  geom_smooth(method = "loess", span = 0.05, aes(x=Platypus_RRBS_F_14$midpoint, y=Platypus_RRBS_F_14$percent_coverage, colour="plum2", fill="plum2"))+
  geom_smooth(method = "loess", span = 0.05, aes(x=Platypus_RRBS_M_14$midpoint, y=Platypus_RRBS_M_14$percent_coverage, colour="cadetblue3", fill="cadetblue3"))+
  theme_classic()+
  scale_x_continuous(labels = comma)+
  coord_cartesian(ylim=c(25,100))+
  labs(x = "Position on Chromosome 14", y = "% methylation coverage")+
  ggtitle("% methylation coverage and GC content for platypus (50 kb tiles)")+
  scale_color_identity(name="Lines", labels=c("Male % methylation coverage LOBF", "GC content", "GC content LOBF", "Female % methylation coverage LOBF"))+
  scale_fill_identity(name="Fill", labels=c("Male % methylation coverage 95% CI", "Female % methylation coverage 95% CI"))
dev.off()
#

#Saving male/female together 15
pdf(file="/Users/ashleymilton/Library/CloudStorage/OneDrive-SharedLibraries-UNSW/Paul Waters - DC_Paper/Science/Paper_Figures/RRBS/Figures/Ash_methylation_030622/OAN_meth_GC_MF_15.pdf", width=15, height=5)
ggplot()+
  geom_line(aes(x=GC_content_15$midpoint, y=GC_content_15$gc*100, colour="darkorange1"))+
  geom_smooth(method = "loess", span = 0.03, size=0.5, aes(x=GC_content_15$midpoint, y=GC_content_15$gc*100, colour="gray30"))+
  geom_smooth(method = "loess", span = 0.05, aes(x=Platypus_RRBS_F_15$midpoint, y=Platypus_RRBS_F_15$percent_coverage, colour="plum2", fill="plum2"))+
  geom_smooth(method = "loess", span = 0.05, aes(x=Platypus_RRBS_M_15$midpoint, y=Platypus_RRBS_M_15$percent_coverage, colour="cadetblue3", fill="cadetblue3"))+
  theme_classic()+
  scale_x_continuous(labels = comma)+
  coord_cartesian(ylim=c(25,100))+
  labs(x = "Position on Chromosome 15", y = "% methylation coverage")+
  ggtitle("% methylation coverage and GC content for platypus (50 kb tiles)")+
  scale_color_identity(name="Lines", labels=c("Male % methylation coverage LOBF", "GC content", "GC content LOBF", "Female % methylation coverage LOBF"))+
  scale_fill_identity(name="Fill", labels=c("Male % methylation coverage 95% CI", "Female % methylation coverage 95% CI"))
dev.off()
#

#Saving male/female together 16
pdf(file="/Users/ashleymilton/Library/CloudStorage/OneDrive-SharedLibraries-UNSW/Paul Waters - DC_Paper/Science/Paper_Figures/RRBS/Figures/Ash_methylation_030622/OAN_meth_GC_MF_16.pdf", width=15, height=5)
ggplot()+
  geom_line(aes(x=GC_content_16$midpoint, y=GC_content_16$gc*100, colour="darkorange1"))+
  geom_smooth(method = "loess", span = 0.03, size=0.5, aes(x=GC_content_16$midpoint, y=GC_content_16$gc*100, colour="gray30"))+
  geom_smooth(method = "loess", span = 0.05, aes(x=Platypus_RRBS_F_16$midpoint, y=Platypus_RRBS_F_16$percent_coverage, colour="plum2", fill="plum2"))+
  geom_smooth(method = "loess", span = 0.05, aes(x=Platypus_RRBS_M_16$midpoint, y=Platypus_RRBS_M_16$percent_coverage, colour="cadetblue3", fill="cadetblue3"))+
  theme_classic()+
  scale_x_continuous(labels = comma)+
  coord_cartesian(ylim=c(25,100))+
  labs(x = "Position on Chromosome 16", y = "% methylation coverage")+
  ggtitle("% methylation coverage and GC content for platypus (50 kb tiles)")+
  scale_color_identity(name="Lines", labels=c("Male % methylation coverage LOBF", "GC content", "GC content LOBF", "Female % methylation coverage LOBF"))+
  scale_fill_identity(name="Fill", labels=c("Male % methylation coverage 95% CI", "Female % methylation coverage 95% CI"))
dev.off()
#

#Saving male/female together 17
pdf(file="/Users/ashleymilton/Library/CloudStorage/OneDrive-SharedLibraries-UNSW/Paul Waters - DC_Paper/Science/Paper_Figures/RRBS/Figures/Ash_methylation_030622/OAN_meth_GC_MF_17.pdf", width=15, height=5)
ggplot()+
  geom_line(aes(x=GC_content_17$midpoint, y=GC_content_17$gc*100, colour="darkorange1"))+
  geom_smooth(method = "loess", span = 0.03, size=0.5, aes(x=GC_content_17$midpoint, y=GC_content_17$gc*100, colour="gray30"))+
  geom_smooth(method = "loess", span = 0.05, aes(x=Platypus_RRBS_F_17$midpoint, y=Platypus_RRBS_F_17$percent_coverage, colour="plum2", fill="plum2"))+
  geom_smooth(method = "loess", span = 0.05, aes(x=Platypus_RRBS_M_17$midpoint, y=Platypus_RRBS_M_17$percent_coverage, colour="cadetblue3", fill="cadetblue3"))+
  theme_classic()+
  scale_x_continuous(labels = comma)+
  coord_cartesian(ylim=c(25,100))+
  labs(x = "Position on Chromosome 17", y = "% methylation coverage")+
  ggtitle("% methylation coverage and GC content for platypus (50 kb tiles)")+
  scale_color_identity(name="Lines", labels=c("Male % methylation coverage LOBF", "GC content", "GC content LOBF", "Female % methylation coverage LOBF"))+
  scale_fill_identity(name="Fill", labels=c("Male % methylation coverage 95% CI", "Female % methylation coverage 95% CI"))
dev.off()
#


#Saving male/female together 19
pdf(file="/Users/ashleymilton/Library/CloudStorage/OneDrive-SharedLibraries-UNSW/Paul Waters - DC_Paper/Science/Paper_Figures/RRBS/Figures/Ash_methylation_030622/OAN_meth_GC_MF_19.pdf", width=15, height=5)
ggplot()+
  geom_line(aes(x=GC_content_19$midpoint, y=GC_content_19$gc*100, colour="darkorange1"))+
  geom_smooth(method = "loess", span = 0.03, size=0.5, aes(x=GC_content_19$midpoint, y=GC_content_19$gc*100, colour="gray30"))+
  geom_smooth(method = "loess", span = 0.05, aes(x=Platypus_RRBS_F_19$midpoint, y=Platypus_RRBS_F_19$percent_coverage, colour="plum2", fill="plum2"))+
  geom_smooth(method = "loess", span = 0.05, aes(x=Platypus_RRBS_M_19$midpoint, y=Platypus_RRBS_M_19$percent_coverage, colour="cadetblue3", fill="cadetblue3"))+
  theme_classic()+
  scale_x_continuous(labels = comma)+
  coord_cartesian(ylim=c(25,100))+
  labs(x = "Position on Chromosome 19", y = "% methylation coverage")+
  ggtitle("% methylation coverage and GC content for platypus (50 kb tiles)")+
  scale_color_identity(name="Lines", labels=c("Male % methylation coverage LOBF", "GC content", "GC content LOBF", "Female % methylation coverage LOBF"))+
  scale_fill_identity(name="Fill", labels=c("Male % methylation coverage 95% CI", "Female % methylation coverage 95% CI"))
dev.off()
#


#Saving male/female together 18
pdf(file="/Users/ashleymilton/Library/CloudStorage/OneDrive-SharedLibraries-UNSW/Paul Waters - DC_Paper/Science/Paper_Figures/RRBS/Figures/Ash_methylation_030622/OAN_meth_GC_MF_18.pdf", width=15, height=5)
ggplot()+
  geom_line(aes(x=GC_content_18$midpoint, y=GC_content_18$gc*100, colour="darkorange1"))+
  geom_smooth(method = "loess", span = 0.03, size=0.5, aes(x=GC_content_18$midpoint, y=GC_content_18$gc*100, colour="gray30"))+
  geom_smooth(method = "loess", span = 0.05, aes(x=Platypus_RRBS_F_18$midpoint, y=Platypus_RRBS_F_18$percent_coverage, colour="plum2", fill="plum2"))+
  geom_smooth(method = "loess", span = 0.05, aes(x=Platypus_RRBS_M_18$midpoint, y=Platypus_RRBS_M_18$percent_coverage, colour="cadetblue3", fill="cadetblue3"))+
  theme_classic()+
  scale_x_continuous(labels = comma)+
  coord_cartesian(ylim=c(25,100))+
  labs(x = "Position on Chromosome 18", y = "% methylation coverage")+
  ggtitle("% methylation coverage and GC content for platypus (50 kb tiles)")+
  scale_color_identity(name="Lines", labels=c("Male % methylation coverage LOBF", "GC content", "GC content LOBF", "Female % methylation coverage LOBF"))+
  scale_fill_identity(name="Fill", labels=c("Male % methylation coverage 95% CI", "Female % methylation coverage 95% CI"))
dev.off()


#Saving male/female together 20
pdf(file="/Users/ashleymilton/Library/CloudStorage/OneDrive-SharedLibraries-UNSW/Paul Waters - DC_Paper/Science/Paper_Figures/RRBS/Figures/Ash_methylation_030622/OAN_meth_GC_MF_20.pdf", width=15, height=5)
ggplot()+
  geom_line(aes(x=GC_content_20$midpoint, y=GC_content_20$gc*100, colour="darkorange1"))+
  geom_smooth(method = "loess", span = 0.03, size=0.5, aes(x=GC_content_20$midpoint, y=GC_content_20$gc*100, colour="gray30"))+
  geom_smooth(method = "loess", span = 0.05, aes(x=Platypus_RRBS_F_20$midpoint, y=Platypus_RRBS_F_20$percent_coverage, colour="plum2", fill="plum2"))+
  geom_smooth(method = "loess", span = 0.05, aes(x=Platypus_RRBS_M_20$midpoint, y=Platypus_RRBS_M_20$percent_coverage, colour="cadetblue3", fill="cadetblue3"))+
  theme_classic()+
  scale_x_continuous(labels = comma)+
  coord_cartesian(ylim=c(25,100))+
  labs(x = "Position on Chromosome 20", y = "% methylation coverage")+
  ggtitle("% methylation coverage and GC content for platypus (50 kb tiles)")+
  scale_color_identity(name="Lines", labels=c("Male % methylation coverage LOBF", "GC content", "GC content LOBF", "Female % methylation coverage LOBF"))+
  scale_fill_identity(name="Fill", labels=c("Male % methylation coverage 95% CI", "Female % methylation coverage 95% CI"))
dev.off()


#Saving male/female together 21 
pdf(file="/Users/ashleymilton/Library/CloudStorage/OneDrive-SharedLibraries-UNSW/Paul Waters - DC_Paper/Science/Paper_Figures/RRBS/Figures/Ash_methylation_030622/OAN_meth_GC_MF_21.pdf", width=15, height=5)
ggplot()+
  geom_line(aes(x=GC_content_21$midpoint, y=GC_content_21$gc*100, colour="darkorange1"))+
  geom_smooth(method = "loess", span = 0.03, size=0.5, aes(x=GC_content_21$midpoint, y=GC_content_21$gc*100, colour="gray30"))+
  geom_smooth(method = "loess", span = 0.05, aes(x=Platypus_RRBS_F_21$midpoint, y=Platypus_RRBS_F_21$percent_coverage, colour="plum2", fill="plum2"))+
  geom_smooth(method = "loess", span = 0.05, aes(x=Platypus_RRBS_M_21$midpoint, y=Platypus_RRBS_M_21$percent_coverage, colour="cadetblue3", fill="cadetblue3"))+
  theme_classic()+
  scale_x_continuous(labels = comma)+
  coord_cartesian(ylim=c(25,100))+
  labs(x = "Position on Chromosome 21", y = "% methylation coverage")+
  ggtitle("% methylation coverage and GC content for platypus (50 kb tiles)")+
  scale_color_identity(name="Lines", labels=c("Male % methylation coverage LOBF", "GC content", "GC content LOBF", "Female % methylation coverage LOBF"))+
  scale_fill_identity(name="Fill", labels=c("Male % methylation coverage 95% CI", "Female % methylation coverage 95% CI"))
dev.off()

